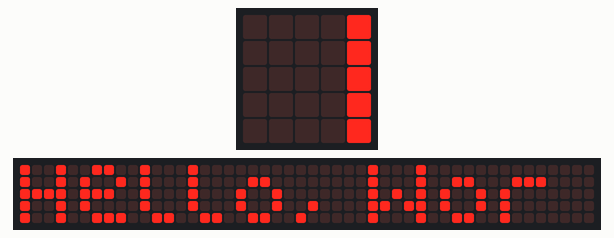
Recording of a program running on a simulated BBC micro:bit running MicroPython. Shown: the board's 5×5 LED display, a strip that is not on the board, showing the scrolling text unrolled. The 48×5 strip is a reading aid, not a part: it shows the text the display is scrolling, unrolled, one strip-width of it at a time.

Above: at 0.07 s.
At 1.12 s:
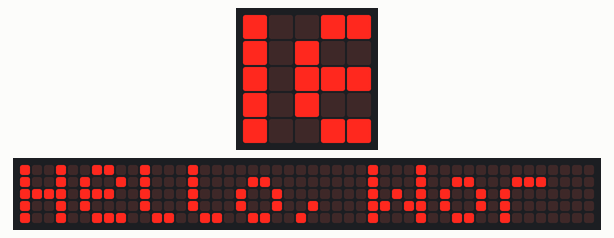
At 2.32 s:
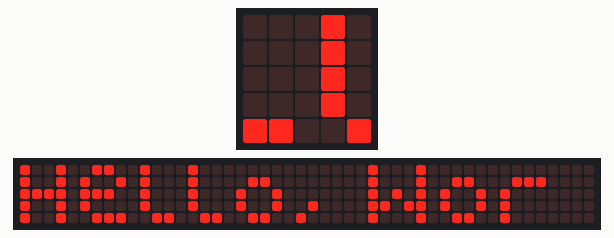
At 4.57 s:
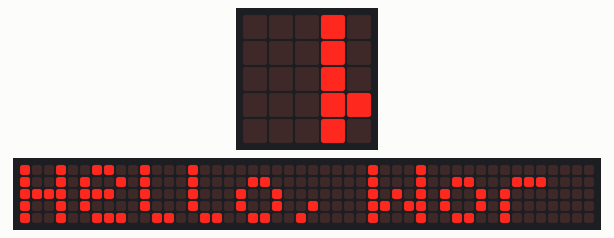
At 6.82 s:
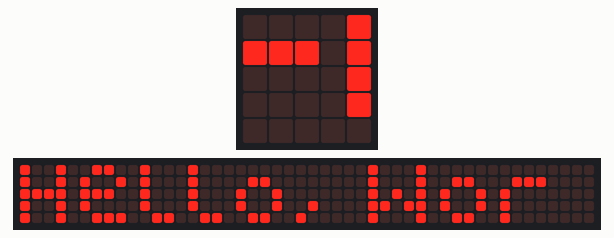
At 9.0 s:
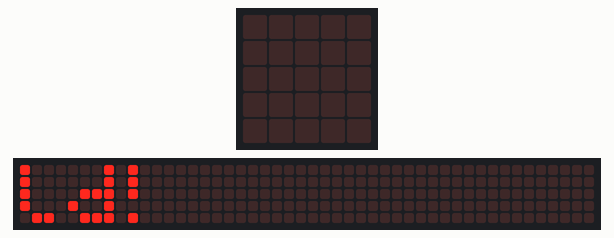

The program:

1.1_hello_world.py
```python
"""
Hello World

Simple project for display text and image on the screen
"""

# Basic library for interact with Micro:bit device
from microbit import *


# Run forever
while True:
    # Scroll the string on the screen
    display.scroll('Hello, World!')

    # Draw in the screen a "heart" image
    display.show(Image.HEART)

    # Wait for two seconds (2000 milliseconds)
    sleep(2000)
```

Measured:
- by itself, everything shown: repeats every 11.2 s, in 61 steps
